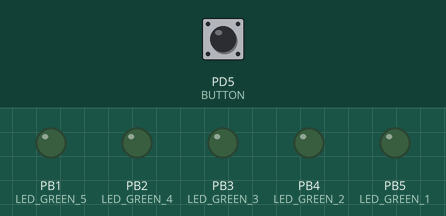
Simulated run of this program. Board: ATmega328P, built with avr-gcc and emulated at 16 MHz. On the bench: output pins drawn as LEDs (lit = HIGH). The inputs (shaded band) are chosen by the test bench; at power-on: PD5 (BUTTON) HIGH.

Above: at 1.2 s.
1.3 s: PD5 (BUTTON) pulled LOW for 0.15 s
At 1.7 s:
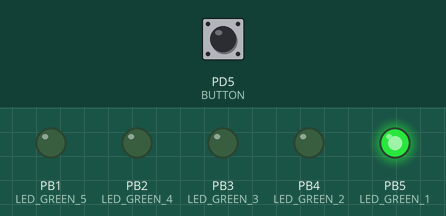
At 2.2 s:
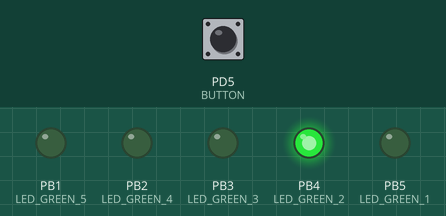
4.4 s: PD5 (BUTTON) pulled LOW for 3.2 s
At 4.8 s:
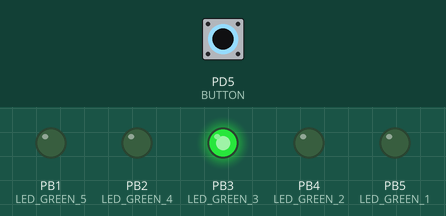
Timing chart, 0 to 15.1 s (numbered marks = the images above; inputs shaded):
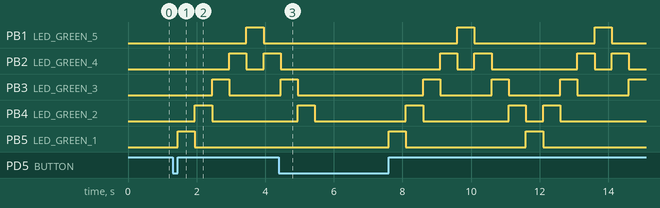

Measured:
- after the input at 1.3 s, PB1 (LED_GREEN_5): LOW → HIGH after 2.2 s, → LOW 0.50 s later; PB2 (LED_GREEN_4): LOW → HIGH after 1.7 s, → LOW 0.50 s later, → HIGH 0.50 s later

The program:

main.c
```c
// (licence header left out)
/* Defines -----------------------------------------------------------*/
#define LED_GREEN_1   PB5     // AVR pin where green LED is connected
#define LED_GREEN_2   PB4
#define LED_GREEN_3   PB3
#define LED_GREEN_4   PB2
#define LED_GREEN_5   PB1
#define BUTTON	PD5
#define BLINK_DELAY 500
#ifndef F_CPU
# define F_CPU 16000000     // CPU frequency in Hz required for delay
#endif

/* Includes ----------------------------------------------------------*/
#include <util/delay.h>     // Functions for busy-wait delay loops
#include <avr/io.h>         // AVR device-specific IO definitions
#include <avr/sfr_defs.h>

/* Functions ---------------------------------------------------------*/
/**********************************************************************
 * Function: Main function where the program execution begins
 * Purpose:  Toggle two LEDs when a push button is pressed.
 * Returns:  none
 **********************************************************************/

int main(void)
{
    // Green LED at port B
    // Set pin as output in Data Direction Register...
    DDRB = DDRB | (1<<LED_GREEN_1);
	DDRB = DDRB | (1<<LED_GREEN_2);
	DDRB = DDRB | (1<<LED_GREEN_3);
	DDRB = DDRB | (1<<LED_GREEN_4);
	DDRB = DDRB | (1<<LED_GREEN_5);
    // ...and turn LED off in Data Register
    PORTB = PORTB & ~(1<<LED_GREEN_1);
	PORTB = PORTB & ~(1<<LED_GREEN_2);
	PORTB = PORTB & ~(1<<LED_GREEN_3);
	PORTB = PORTB & ~(1<<LED_GREEN_4);
	PORTB = PORTB & ~(1<<LED_GREEN_5);

    // Configure Push button at port D and enable internal pull-up resistor
	DDRD = DDRD & ~(1<<BUTTON);
	PORTD = PORTD | (1<<BUTTON);

    // Infinite loop
    while (1)
    {
        // WRITE YOUR CODE HERE
		if(bit_is_clear(PIND, BUTTON))
		{
			loop_until_bit_is_set(PIND, BUTTON);

			while(bit_is_set(PIND, BUTTON))
			{
				PORTB = PORTB ^ (1<<LED_GREEN_1);
				_delay_ms(BLINK_DELAY);
				PORTB = PORTB ^ (1<<LED_GREEN_1);
				PORTB = PORTB ^ (1<<LED_GREEN_2);
				_delay_ms(BLINK_DELAY);
				PORTB = PORTB ^ (1<<LED_GREEN_2);
				PORTB = PORTB ^ (1<<LED_GREEN_3);
				_delay_ms(BLINK_DELAY);
				PORTB = PORTB ^ (1<<LED_GREEN_3);
				PORTB = PORTB ^ (1<<LED_GREEN_4);
				_delay_ms(BLINK_DELAY);
				PORTB = PORTB ^ (1<<LED_GREEN_4);
				PORTB = PORTB ^ (1<<LED_GREEN_5);
				_delay_ms(BLINK_DELAY);
				PORTB = PORTB ^ (1<<LED_GREEN_5);
				PORTB = PORTB ^ (1<<LED_GREEN_4);
				_delay_ms(BLINK_DELAY);
				PORTB = PORTB ^ (1<<LED_GREEN_4);
				PORTB = PORTB ^ (1<<LED_GREEN_3);
				_delay_ms(BLINK_DELAY);
				PORTB = PORTB ^ (1<<LED_GREEN_3);
				PORTB = PORTB ^ (1<<LED_GREEN_2);
				_delay_ms(BLINK_DELAY);
				PORTB = PORTB ^ (1<<LED_GREEN_2);
			}
		}

    }

    // Will never reach this
    return 0;
}
```
